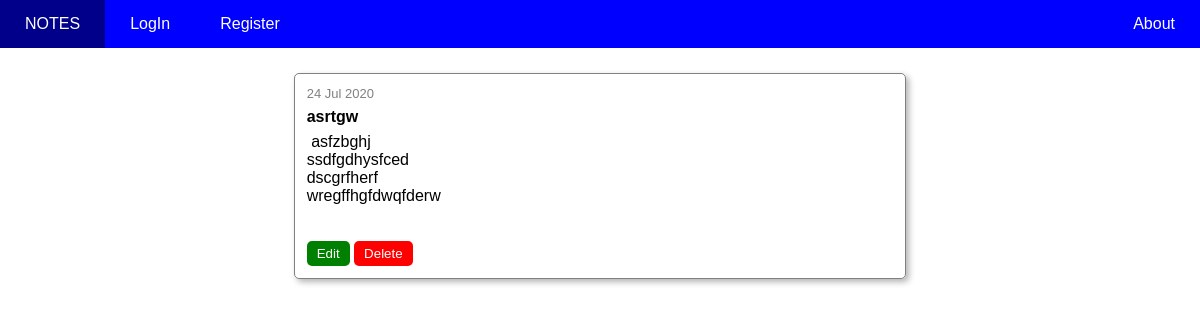
/note/4, run on the app's committed database.
### notesapp/models.py (models this page shows, shortened)
class Note(db.Model):
    id = db.Column(db.Integer, primary_key=True)
    title = db.Column(db.String(100), nullable=False)
    date_created = db.Column(db.DateTime, nullable=False, default=datetime.utcnow)
    content = db.Column(db.Text, nullable=False)
    user_id = db.Column(db.Integer, db.ForeignKey('user.id'), nullable=False)

### notesapp/routes.py (the view)
@app.route('/note/<int:note_id>', methods=['GET', 'POST'])
def note(note_id):
    note = Note.query.get_or_404(note_id)
    return render_template('note.html', note=note, title=note.title)

### notesapp/templates/note.html
{% extends 'base.html' %}
{% block content %}
    <div class="notes-home">
        <div class="prevNotes">
            <div class="prevnote" >
                <p> {{ note.date_created.strftime("%d %b %Y") }} </p>
                <h4>{{ note.title }}</h4>
                <pre> {{ note.content }} </pre>
                <br>
                <br>
                <a href="/edit/note/{{note.id}}"><button class="editButton">Edit</button></a>
                <a href="/delete/note/{{note.id}}"><button class="deleteButton">Delete</button></a>
            </div>
        </div>
    </div>
{% endblock %}

### notesapp/static/styles/main.css (style rules this page uses)
* { margin: 0; padding: 0; border: 0; outline: 0; vertical-align: baseline; font-family: Arial, Helvetica, sans-serif; --Blue: #0000ff; --EerieBlack: #1D201F; --White: #FFF; }
.editButton, .deleteButton { border: none; color: white; padding: 5px 10px; border-radius: 5px; }
.editButton { background-color: green; }
.deleteButton { background-color: red; }

### notesapp/static/styles/login-register.css (style rules this page uses)
* { margin: 0; padding: 0; border: 0; outline: 0; vertical-align: baseline; font-family: Arial, Helvetica, sans-serif; --Blue: #0000ff; --EerieBlack: #1D201F; --White: #FFF; }

### notesapp/static/styles/home.css (style rules this page uses)
.notes-home { width: 100%; max-width: 650px; margin: 0 auto; margin-right: auto; }
.prevNotes { width: 95%; padding: 10px; margin: 5px auto; }
.prevNotes a { text-decoration: none; color: inherit; }
.prevnote { position: relative; width: 95%; margin: 10px auto; padding: 12px; border: 1px solid gray; border-radius: 5px; box-shadow: 3px 3px 6px rgb(180, 180, 180); }
.prevnote h4 { margin: 7px; margin-left: 0; }
.prevnote p { font-size: small; color: gray; }

### data on the page
Note: date_created "24 Jul 2020", title "asrtgw", content "asfzbghj ssdfgdhysfced dscgrfherf wregffhgfdwqfderw"
